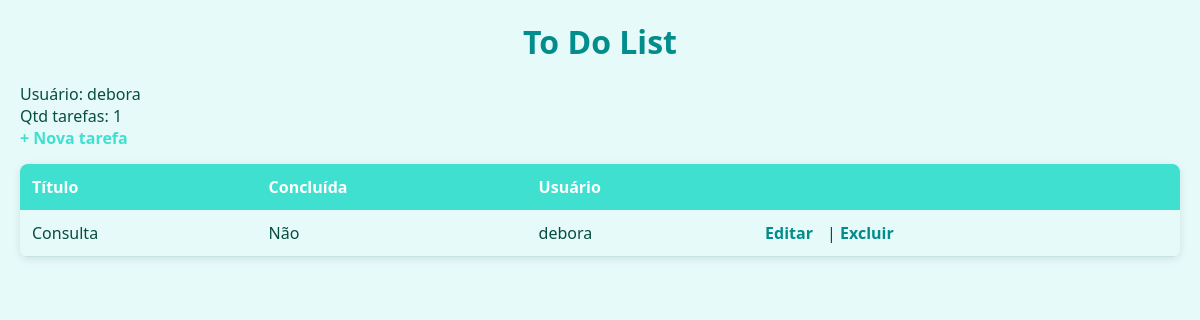
Page / (signed in) on the earlier database version.
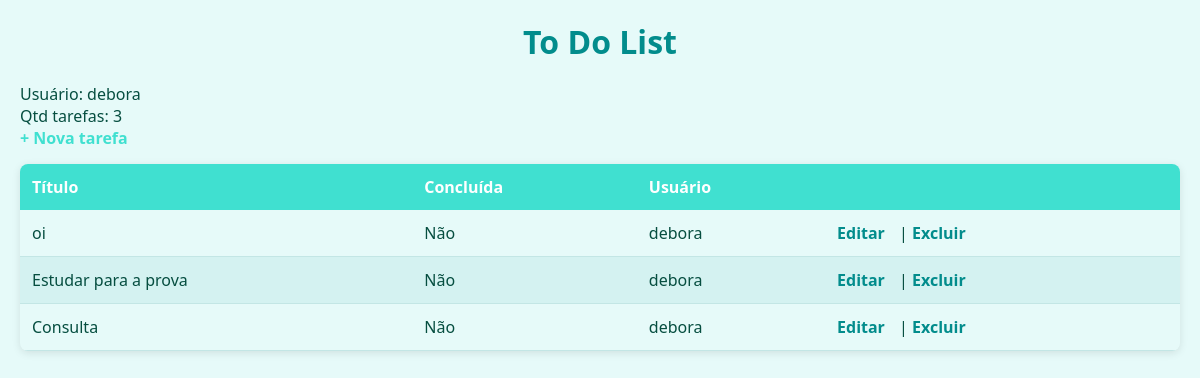
Same page on the later database version.
### core/models.py (models this page shows, shortened)
class Task(models.Model):
    id = models.UUIDField(primary_key=True, default=uuid.uuid4, editable=False)
    title = models.CharField(max_length=200)
    done = models.BooleanField(default=False)
    owner = models.ForeignKey(User, on_delete=models.CASCADE)
    created_at = models.DateTimeField(auto_now_add=True)

### core/views.py (the view)
# urls.py: path('', core_views.home, name='home'),
@login_required
def home(request):
    tasks = Task.objects.filter(owner=request.user).order_by('-created_at')
    return render(request, 'core/home.html', {'tasks': tasks})

### core/templates/core/home.html
{% extends 'base.html' %}
{% block content %}
<h1>To Do List</h1>
<p>Usuário: {{ user.username }}</p>
<p>Qtd tarefas: {{ tasks.count }}</p>
<a href="{% url 'task_create' %}">+ Nova tarefa</a>
<table>
  <thead>
    <tr>
      <th>Título</th>
      <th>Concluída</th>
      <th>Usuário</th>
      <th></th>
    </tr>
  </thead>
  <tbody>
    {% for task in tasks %}
      <tr>
        <td>{{ task.title }}</td>
        <td>{{ task.done|yesno:"Sim,Não" }}</td>
        <td>{{ task.owner.username }}</td>
        <td>
          <a href="{% url 'task_update' task.pk %}">Editar</a> |
          <a href="{% url 'task_delete' task.pk %}">Excluir</a>
        </td>
      </tr>
    {% empty %}
      <tr><td colspan="4">Nenhuma tarefa ainda.</td></tr>
    {% endfor %}
  </tbody>
</table>
{% endblock %}

Differences in the rows shown:
added Task: title "oi", done "Não", owner.username "debora"
added Task: title "Estudar para a prova", done "Não", owner.username "debora"
Other differences:
{{ tasks.count }}: "1" → "3"
